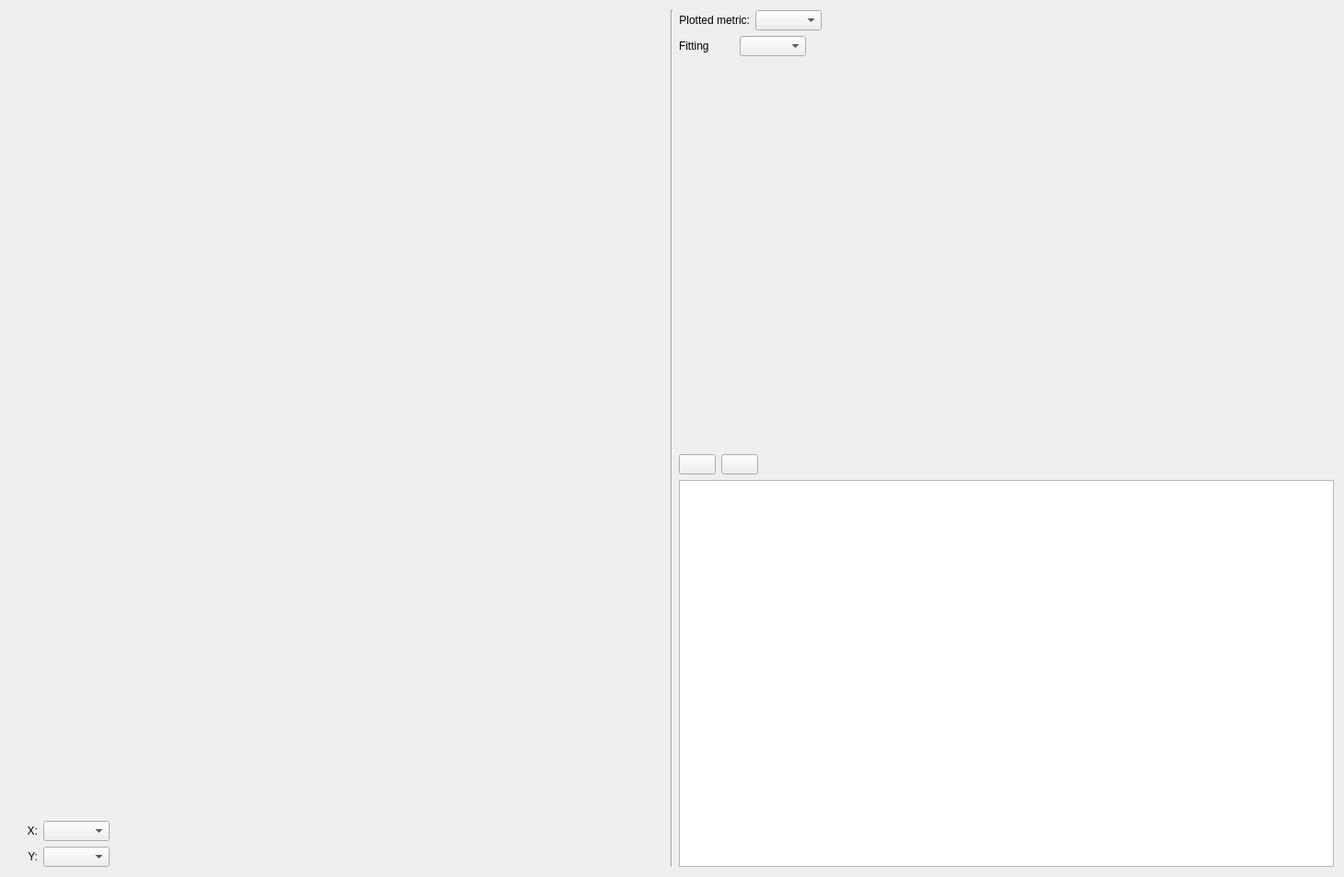
<?xml version="1.0" encoding="UTF-8"?>
<ui version="4.0">
 <class>Analyzer</class>
 <widget class="QWidget" name="Analyzer">
  <property name="geometry">
   <rect>
    <x>0</x>
    <y>0</y>
    <width>1459</width>
    <height>952</height>
   </rect>
  </property>
  <property name="windowTitle">
   <string>Analyzer</string>
  </property>
  <property name="windowIcon">
   <iconset>
    <normaloff>:/new/icons/qpx.xpm</normaloff>:/new/icons/qpx.xpm</iconset>
  </property>
  <layout class="QGridLayout" name="gridLayout">
   <item row="3" column="0">
    <layout class="QHBoxLayout" name="horizontalLayout_2">
     <item>
      <layout class="QVBoxLayout" name="verticalLayout_2">
       <item>
        <widget class="QPlot::Plot2D" name="plot2D" native="true">
         <property name="sizePolicy">
          <sizepolicy hsizetype="Preferred" vsizetype="MinimumExpanding">
           <horstretch>0</horstretch>
           <verstretch>0</verstretch>
          </sizepolicy>
         </property>
         <property name="minimumSize">
          <size>
           <width>0</width>
           <height>0</height>
          </size>
         </property>
        </widget>
       </item>
       <item>
        <layout class="QHBoxLayout" name="horizontalLayout_6">
         <item>
          <widget class="QLabel" name="label_14">
           <property name="minimumSize">
            <size>
             <width>30</width>
             <height>0</height>
            </size>
           </property>
           <property name="text">
            <string>X:</string>
           </property>
           <property name="alignment">
            <set>Qt::AlignRight|Qt::AlignTrailing|Qt::AlignVCenter</set>
           </property>
          </widget>
         </item>
         <item>
          <widget class="QComboBox" name="comboWeightsX">
           <property name="sizeAdjustPolicy">
            <enum>QComboBox::AdjustToContents</enum>
           </property>
          </widget>
         </item>
         <item>
          <widget class="QLabel" name="labelX">
           <property name="sizePolicy">
            <sizepolicy hsizetype="Expanding" vsizetype="Preferred">
             <horstretch>0</horstretch>
             <verstretch>0</verstretch>
            </sizepolicy>
           </property>
           <property name="minimumSize">
            <size>
             <width>0</width>
             <height>0</height>
            </size>
           </property>
           <property name="text">
            <string/>
           </property>
           <property name="alignment">
            <set>Qt::AlignLeading|Qt::AlignLeft|Qt::AlignVCenter</set>
           </property>
          </widget>
         </item>
        </layout>
       </item>
       <item>
        <layout class="QHBoxLayout" name="horizontalLayout_5">
         <item>
          <widget class="QLabel" name="label_9">
           <property name="minimumSize">
            <size>
             <width>30</width>
             <height>0</height>
            </size>
           </property>
           <property name="text">
            <string>Y:</string>
           </property>
           <property name="alignment">
            <set>Qt::AlignRight|Qt::AlignTrailing|Qt::AlignVCenter</set>
           </property>
          </widget>
         </item>
         <item>
          <widget class="QComboBox" name="comboWeightsY">
           <property name="sizeAdjustPolicy">
            <enum>QComboBox::AdjustToContents</enum>
           </property>
          </widget>
         </item>
         <item>
          <widget class="QLabel" name="labelY">
           <property name="sizePolicy">
            <sizepolicy hsizetype="Expanding" vsizetype="Preferred">
             <horstretch>0</horstretch>
             <verstretch>0</verstretch>
            </sizepolicy>
           </property>
           <property name="minimumSize">
            <size>
             <width>0</width>
             <height>0</height>
            </size>
           </property>
           <property name="text">
            <string/>
           </property>
           <property name="alignment">
            <set>Qt::AlignLeading|Qt::AlignLeft|Qt::AlignVCenter</set>
           </property>
          </widget>
         </item>
        </layout>
       </item>
      </layout>
     </item>
     <item>
      <widget class="Line" name="line">
       <property name="orientation">
        <enum>Qt::Vertical</enum>
       </property>
      </widget>
     </item>
     <item>
      <layout class="QVBoxLayout" name="verticalLayout">
       <item>
        <layout class="QHBoxLayout" name="horizontalLayout_3">
         <item>
          <widget class="QLabel" name="label_7">
           <property name="minimumSize">
            <size>
             <width>30</width>
             <height>0</height>
            </size>
           </property>
           <property name="text">
            <string>Plotted metric:</string>
           </property>
           <property name="alignment">
            <set>Qt::AlignRight|Qt::AlignTrailing|Qt::AlignVCenter</set>
           </property>
          </widget>
         </item>
         <item>
          <widget class="QComboBox" name="comboWeightsZ">
           <property name="sizeAdjustPolicy">
            <enum>QComboBox::AdjustToContents</enum>
           </property>
          </widget>
         </item>
         <item>
          <widget class="QLabel" name="labelZ">
           <property name="sizePolicy">
            <sizepolicy hsizetype="Expanding" vsizetype="Preferred">
             <horstretch>0</horstretch>
             <verstretch>0</verstretch>
            </sizepolicy>
           </property>
           <property name="minimumSize">
            <size>
             <width>0</width>
             <height>0</height>
            </size>
           </property>
           <property name="text">
            <string/>
           </property>
           <property name="alignment">
            <set>Qt::AlignLeading|Qt::AlignLeft|Qt::AlignVCenter</set>
           </property>
          </widget>
         </item>
        </layout>
       </item>
       <item>
        <layout class="QHBoxLayout" name="horizontalLayout">
         <item>
          <widget class="QLabel" name="label_2">
           <property name="maximumSize">
            <size>
             <width>60</width>
             <height>16777215</height>
            </size>
           </property>
           <property name="text">
            <string>Fitting</string>
           </property>
          </widget>
         </item>
         <item>
          <widget class="QComboBox" name="comboFit">
           <property name="sizePolicy">
            <sizepolicy hsizetype="Maximum" vsizetype="Fixed">
             <horstretch>0</horstretch>
             <verstretch>0</verstretch>
            </sizepolicy>
           </property>
          </widget>
         </item>
         <item>
          <widget class="QLabel" name="labelFit">
           <property name="text">
            <string/>
           </property>
          </widget>
         </item>
        </layout>
       </item>
       <item>
        <widget class="QPlot::Multi1D" name="plotHistogram" native="true">
         <property name="sizePolicy">
          <sizepolicy hsizetype="Preferred" vsizetype="MinimumExpanding">
           <horstretch>0</horstretch>
           <verstretch>0</verstretch>
          </sizepolicy>
         </property>
         <property name="minimumSize">
          <size>
           <width>0</width>
           <height>300</height>
          </size>
         </property>
        </widget>
       </item>
       <item>
        <layout class="QHBoxLayout" name="horizontalLayout_7">
         <item>
          <widget class="QPushButton" name="pushAddTest">
           <property name="text">
            <string/>
           </property>
           <property name="icon">
            <iconset resource="resources/tpccres.qrc">
             <normaloff>:/icons/oxy/16/edit_add.png</normaloff>:/icons/oxy/16/edit_add.png</iconset>
           </property>
          </widget>
         </item>
         <item>
          <widget class="QPushButton" name="pushRemoveTest">
           <property name="text">
            <string/>
           </property>
           <property name="icon">
            <iconset resource="resources/tpccres.qrc">
             <normaloff>:/icons/oxy/16/editdelete.png</normaloff>:/icons/oxy/16/editdelete.png</iconset>
           </property>
          </widget>
         </item>
         <item>
          <widget class="QLabel" name="label_13">
           <property name="sizePolicy">
            <sizepolicy hsizetype="Expanding" vsizetype="Preferred">
             <horstretch>0</horstretch>
             <verstretch>0</verstretch>
            </sizepolicy>
           </property>
           <property name="minimumSize">
            <size>
             <width>0</width>
             <height>0</height>
            </size>
           </property>
           <property name="text">
            <string/>
           </property>
           <property name="alignment">
            <set>Qt::AlignRight|Qt::AlignTrailing|Qt::AlignVCenter</set>
           </property>
          </widget>
         </item>
        </layout>
       </item>
       <item>
        <widget class="QTableView" name="tableTests">
         <property name="sizePolicy">
          <sizepolicy hsizetype="Preferred" vsizetype="Expanding">
           <horstretch>0</horstretch>
           <verstretch>0</verstretch>
          </sizepolicy>
         </property>
        </widget>
       </item>
      </layout>
     </item>
    </layout>
   </item>
  </layout>
 </widget>
 <customwidgets>
  <customwidget>
   <class>QPlot::Multi1D</class>
   <extends>QWidget</extends>
   <header>qp_multi1d.h</header>
   <container>1</container>
  </customwidget>
  <customwidget>
   <class>QPlot::Plot2D</class>
   <extends>QWidget</extends>
   <header>qp_2d.h</header>
   <container>1</container>
  </customwidget>
 </customwidgets>
 <resources>
  <include location="resources/tpccres.qrc"/>
 </resources>
 <connections/>
</ui>
